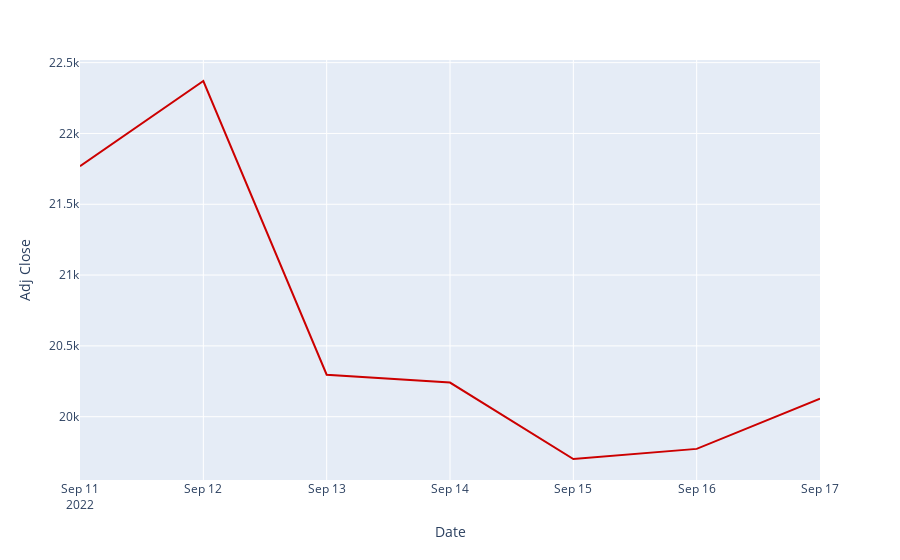

The code cell stored with this chart in its notebook:
### Code cell
figure.show()

### Figure 1 — Plotly figure (JSON) as saved in the notebook; plotly's stock layout.template omitted (floating-point values rounded to 4 significant figures)
{"data": [{"hovertemplate": "Date=%{x}<br>Adj Close=%{y}<extra></extra>", "legendgroup": "", "line": {"color": "#cc0000", "dash": "solid"}, "marker": {"symbol": "circle"}, "mode": "lines", "name": "", "orientation": "v", "showlegend": false, "type": "scatter", "x": ["2022-09-11T00:00:00", "2022-09-12T00:00:00", "2022-09-13T00:00:00", "2022-09-14T00:00:00", "2022-09-15T00:00:00", "2022-09-16T00:00:00", "2022-09-17T00:00:00"], "xaxis": "x", "y": [21770.0, 22370.0, 20300.0, 20240.0, 19700.0, 19770.0, 20130.0], "yaxis": "y"}], "layout": {"legend": {"tracegroupgap": 0}, "margin": {"t": 60}, "xaxis": {"anchor": "y", "domain": [0, 1], "title": {"text": "Date"}}, "yaxis": {"anchor": "x", "domain": [0, 1], "title": {"text": "Adj Close"}}}}
